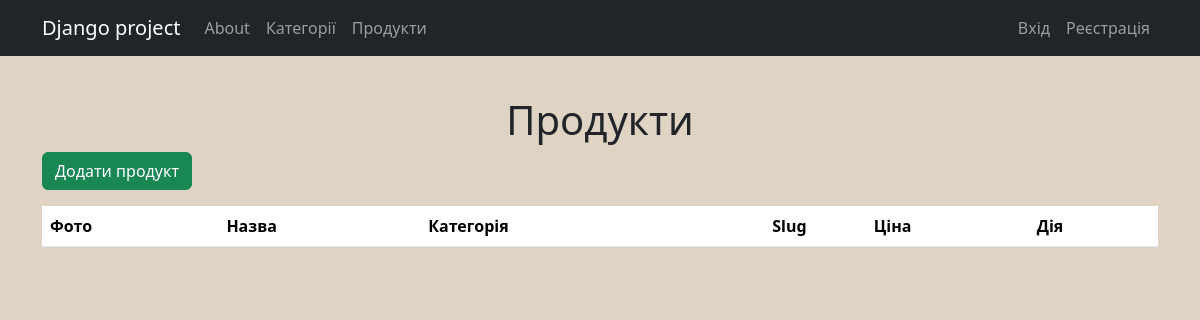
Before: /products/ with the older database file.
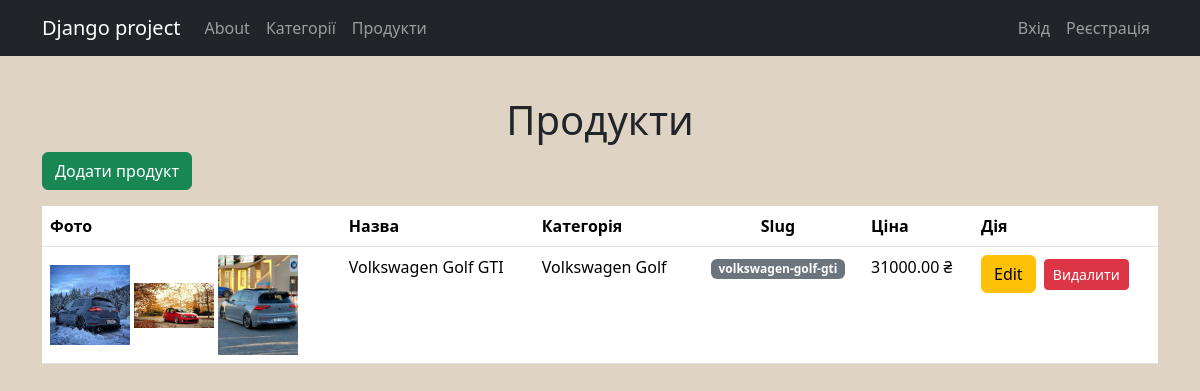
After: the same page with the newer database file.
### products/models.py (models this page shows, shortened)
class ProductImage(models.Model):
    product = models.ForeignKey(
        Product, on_delete=models.CASCADE, related_name="images",null=True,blank=True
    )
    image = models.ImageField(upload_to="images/")
    priority = models.PositiveIntegerField(default=0, help_text="0 = головне фото")
    created_at = models.DateTimeField(auto_now_add=True)
    class Meta:
        ordering = ["priority", "created_at"]  # головні фото першими

class Product(models.Model):
    category = models.ForeignKey(
        Category, on_delete=models.CASCADE, related_name="products"
    )
    name = models.CharField(max_length=255)
    slug = models.SlugField(max_length=255, null=True, blank=True, unique=True)
    description = models.TextField(blank=True)
    price = models.DecimalField(max_digits=10, decimal_places=2)
    created_at = models.DateTimeField(auto_now_add=True)
    updated_at = models.DateTimeField(auto_now=True)

### categories/models.py (models this page shows, shortened)
class Category(models.Model):
    name = models.CharField(max_length=100)
    slug = models.SlugField(unique=True)
    image = models.ImageField(upload_to='images/', null=True, blank=True)
    created_at = models.DateTimeField(auto_now_add=True)
    updated_at = models.DateTimeField(auto_now=True)

### products/views.py (the view)
# urls.py: path('', views.show_products, name='show_products'),
def show_products(request):
    products = Product.objects.prefetch_related("images").all()
    return render(request, 'products.html', {'products': products})

### products/templates/products.html (shortened to what this page needs)
{% extends "layout.html" %}
{% load static %}
{% block content %}
<h1 class="text-center">Продукти</h1>
<a href="{% url 'products:add_product' %}"
    class="btn btn-success mb-3">Додати продукт</a>
<table class="table">
  <thead>
    <tr>
        <th scope="col">Фото</th>
        <th scope="col">Назва</th>
        <th scope="col">Категорія</th>
        <th class="text-center" scope="col">Slug</th>
        <th scope="col">Ціна</th>
        <th scope="col">Дія</th>
    </tr>
  </thead>
  <tbody>
    {% for product  in products %}
    <tr>
       <td>
          {% with main_image=product.images.all|dictsort:"priority"|first %}
              {% if main_image %}
               {% for item in product.images.all %}
                  <img src="{{ item.image.url }}" width="80" alt="{{ product.name }}" class="product-img">
              {% endfor %}
              {% else %}
                  <img src="{% static 'images/no-image.png' %}" width="80" alt="No image" class="product-img">
              {% endif %}
          {% endwith %}
      </td>
      <td>{{ product.name }}</td>
      <td>{{ product.category.name }}</td>
      <td class="text-center"><span class="badge bg-secondary">{{ product.slug }}</span></td>
      <td class="price">{{ product.price }} ₴</td>
      <td>
         <a href="{% url 'products:edit_product' product.id %}" class="btn btn-warning me-1">Edit</a>
          <button type="button"
                class="btn btn-sm btn-danger"
                data-bs-toggle="modal"
                data-bs-target="#deleteModal"
                data-id="{{ product.id }}"
                data-name="{{ product.name }}">
            Видалити
        </button>
      </td>
    {% endfor %}
  </tbody>
</table>
{% endblock %}

### templates/layout.html (shortened to what this page needs)
{% load static %}
<!DOCTYPE html>
<html lang="en">
  <head>
    <link
      href="https://cdn.jsdelivr.net/npm/bootstrap@5.3.8/dist/css/bootstrap.min.css"
      rel="stylesheet"
    />
    <link
      href="https://unpkg.com/filepond/dist/filepond.css"
      rel="stylesheet"
    />
    <link
      href="https://unpkg.com/filepond-plugin-image-preview/dist/filepond-plugin-image-preview.css"
      rel="stylesheet"
    />
    <link rel="stylesheet" href="{% static 'styles.css' %}" />
  </head>
  <body>
    <header>
      <nav class="navbar navbar-expand-md navbar-dark fixed-top bg-dark">
        <div class="container">
          <a class="navbar-brand" href="/">Django project</a>
          <div class="collapse navbar-collapse" id="navbarCollapse">
            <ul class="navbar-nav me-auto mb-2 mb-md-0">
              <li class="nav-item">
                <a class="nav-link" href="/about">About</a>
              </li>
              <li class="nav-item">
                <a class="nav-link" href="/categories">Категорії</a>
              </li>
              <li class="nav-item">
                <a class="nav-link" href="/products">Продукти</a>
              </li>
            </ul>
            <ul class="navbar-nav">
              {% if user.is_authenticated %}
              <li class="nav-item dropdown">
                <a
                  class="nav-link dropdown-toggle d-flex align-items-center text-white"
                  href="#"
                  id="userDropdown"
                  role="button"
                  data-bs-toggle="dropdown"
                  aria-expanded="false"
                >
                  {% if user.image_small %}
                  <img
                    src="{{ user.image_small.url }}"
                    alt="avatar"
                    width="30"
                    height="30"
                    class="rounded-circle me-2"
                  />
                  {% else %}
                  <img
                    src="{% static 'img/default-avatar.png' %}"
                    alt="avatar"
                    width="30"
                    height="30"
                    class="rounded-circle me-2"
                  />
                  {% endif %} {{ user.first_name }}
                </a>
                <ul
                  class="dropdown-menu dropdown-menu-end"
                  aria-labelledby="userDropdown"
                >
                  <li class="dropdown-item-text">{{ user.email }}</li>
                  <li><hr class="dropdown-divider" /></li>
                  <li>
                    <a class="dropdown-item" href="{% url 'users:logout' %}"
                      >Вихід</a
                    >
                  </li>
                </ul>
              </li>
              {% else %}
              <li class="nav-item">
                <a class="nav-link" href="{% url 'users:login' %}">Вхід</a>
              </li>
              <li class="nav-item">
                <a class="nav-link" href="{% url 'users:register' %}"
                  >Реєстрація</a
                >
              </li>
              {% endif %}
            </ul>
          </div>
        </div>
      </nav>
    </header>
    <div class="container mt-5 pt-5">{% block content %} {% endblock %}</div>
  </body>
</html>

### static/styles.css (style rules this page uses)
body { margin-top: 3rem; background-color: #dfd3c3; }

Changed rows visible on the page:
added Product: name "Volkswagen Golf GTI", category.name "Volkswagen Golf", slug "volkswagen-golf-gti", price "31000.00"
added ProductImage: image (picture)
added ProductImage: image (picture)
added ProductImage: image (picture)
